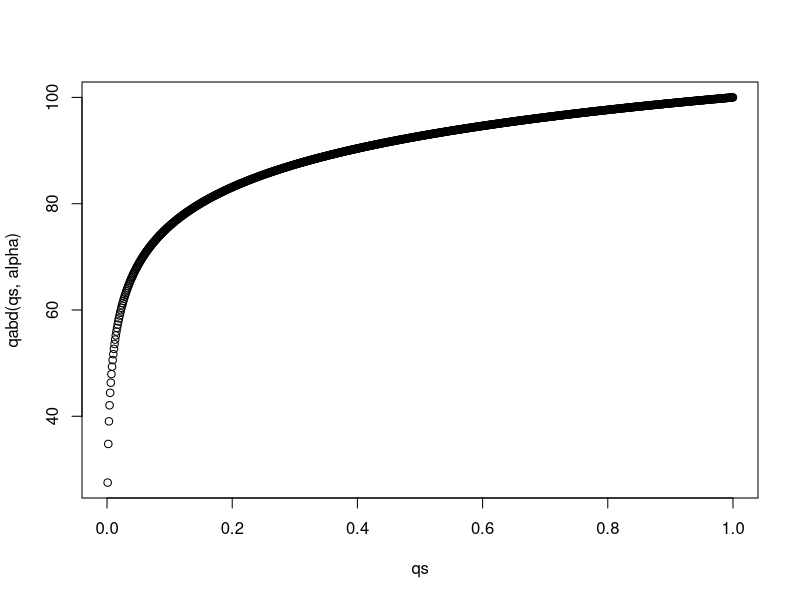
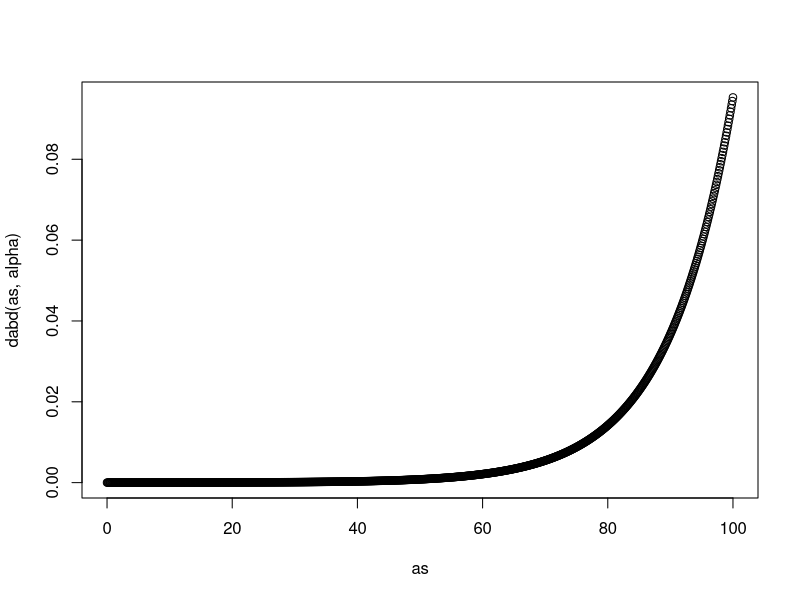

Recreate these plots in R, in order.
dabd = function(a,alpha) {
  log(alpha)*exp((a-100)*log(alpha))
}

qabd = function(q,alpha) {
  log(q)/log(alpha) + 100
}

alpha = 1.1
qs = seq(0,1,by=0.001)
plot(qs,qabd(qs,alpha))
as = seq(0,100,by=0.1)
plot(as,dabd(as,alpha))


f = function(p) (qgamma(0.1,p[1],p[2])-1)^2 +
                 (qgamma(0.9,p[1],p[2])-sqrt(10))^2

nlm(f,c(4,4))$estimate
